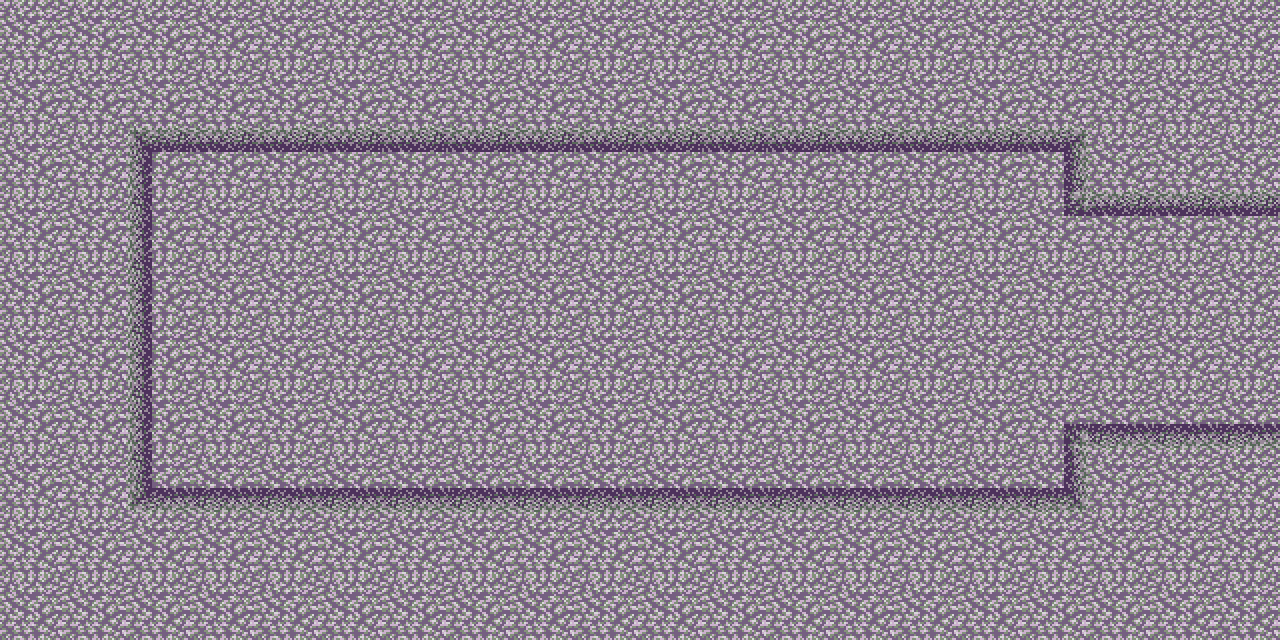

A 2D game scene composited from a Tiled map and its tileset images. What follows is a short description and the map's XML, with every tile layer's data as written:
An orthogonal 20x10 tile map with 64x64 px tiles, 1 tile layer (Tile Layer 1), 2 tilesets and 7 objects (warpRect0).

<map version="1.0" orientation="orthogonal" renderorder="right-down" width="20" height="10" tilewidth="64" tileheight="64" nextobjectid="8">
 <tileset firstgid="1" name="Granite Tile Sheet" tilewidth="64" tileheight="64" tilecount="96" columns="8">
  <image source="Granite Tile Sheet.png" width="512" height="768" />
 </tileset>
 <tileset firstgid="97" name="Grass Tile Sheet" tilewidth="64" tileheight="64" tilecount="96" columns="8">
  <image source="Grass Tile Sheet.png" width="512" height="768" />
 </tileset>
 <layer name="Tile Layer 1" width="20" height="10">
  <data encoding="csv">
1,1,1,1,1,1,1,1,1,1,1,1,1,1,1,1,1,1,1,1,
1,1,1,1,1,1,1,1,1,1,1,1,1,1,1,1,1,1,1,1,
1,1,10,19,19,19,19,19,19,19,19,19,19,19,19,19,11,1,1,1,
1,1,18,1,1,1,1,1,1,1,1,1,1,1,1,1,27,19,19,19,
1,1,18,1,1,1,1,1,1,1,1,1,1,1,1,1,1,1,1,1,
1,1,18,1,1,1,1,1,1,1,1,1,1,1,1,1,1,1,1,1,
1,1,18,1,1,1,1,1,1,1,1,1,1,1,1,1,28,17,17,17,
1,1,9,17,17,17,17,17,17,17,17,17,17,17,17,17,12,1,1,1,
1,1,1,1,1,1,1,1,1,1,1,1,1,1,1,1,1,1,1,1,
1,1,1,1,1,1,1,1,1,1,1,1,1,1,1,1,1,1,1,1
</data>
 </layer>
 <objectgroup name="Collision">
  <object id="1" x="40" y="10" width="1155" height="137" />
  <object id="2" x="1067" y="11" width="70" height="203" />
  <object id="3" x="1066" y="123" width="218" height="90" />
  <object id="4" x="1065" y="423" width="223" height="134" />
  <object id="5" x="92" y="491" width="1073" height="60" />
  <object id="6" x="77" y="110" width="73" height="392" />
 </objectgroup>
 <objectgroup name="warp">
  <object id="7" name="warpRect0" x="1268" y="213" width="11.67" height="210">
   <properties>
    <property name="catX" value="500" />
    <property name="catY" value="150" />
    <property name="nextMap" value="rm02" />
    <property name="startingDirection" value="left" />
    <property name="warpIndex" value="0" />
   </properties>
  </object>
 </objectgroup>
</map>
